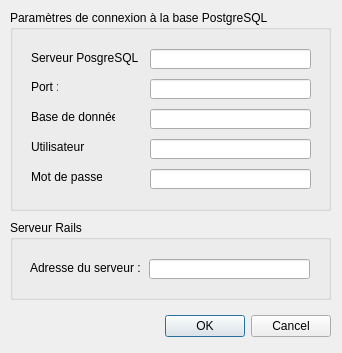
<?xml version="1.0" encoding="UTF-8"?>
<ui version="4.0">
 <class>Options</class>
 <widget class="QDialog" name="Options">
  <property name="geometry">
   <rect>
    <x>0</x>
    <y>0</y>
    <width>342</width>
    <height>353</height>
   </rect>
  </property>
  <property name="windowTitle">
   <string>Options</string>
  </property>
  <widget class="QDialogButtonBox" name="buttonBox">
   <property name="geometry">
    <rect>
     <x>150</x>
     <y>310</y>
     <width>181</width>
     <height>32</height>
    </rect>
   </property>
   <property name="orientation">
    <enum>Qt::Horizontal</enum>
   </property>
   <property name="standardButtons">
    <set>QDialogButtonBox::Cancel|QDialogButtonBox::Ok</set>
   </property>
  </widget>
  <widget class="QGroupBox" name="groupBox">
   <property name="geometry">
    <rect>
     <x>10</x>
     <y>10</y>
     <width>321</width>
     <height>201</height>
    </rect>
   </property>
   <property name="title">
    <string>Paramètres de connexion à la base PostgreSQL</string>
   </property>
   <widget class="QLabel" name="label">
    <property name="geometry">
     <rect>
      <x>21</x>
      <y>40</y>
      <width>111</width>
      <height>16</height>
     </rect>
    </property>
    <property name="text">
     <string>Serveur PosgreSQL :</string>
    </property>
   </widget>
   <widget class="QLabel" name="label_2">
    <property name="geometry">
     <rect>
      <x>21</x>
      <y>69</y>
      <width>27</width>
      <height>16</height>
     </rect>
    </property>
    <property name="text">
     <string>Port :</string>
    </property>
   </widget>
   <widget class="QLabel" name="label_3">
    <property name="geometry">
     <rect>
      <x>21</x>
      <y>99</y>
      <width>84</width>
      <height>16</height>
     </rect>
    </property>
    <property name="text">
     <string>Base de donnée :</string>
    </property>
   </widget>
   <widget class="QLabel" name="label_4">
    <property name="geometry">
     <rect>
      <x>21</x>
      <y>129</y>
      <width>55</width>
      <height>16</height>
     </rect>
    </property>
    <property name="text">
     <string>Utilisateur :</string>
    </property>
   </widget>
   <widget class="QLabel" name="label_5">
    <property name="geometry">
     <rect>
      <x>21</x>
      <y>159</y>
      <width>71</width>
      <height>16</height>
     </rect>
    </property>
    <property name="text">
     <string>Mot de passe :</string>
    </property>
   </widget>
   <widget class="QLineEdit" name="hostLineEdit">
    <property name="geometry">
     <rect>
      <x>140</x>
      <y>39</y>
      <width>161</width>
      <height>20</height>
     </rect>
    </property>
    <property name="text">
     <string/>
    </property>
   </widget>
   <widget class="QLineEdit" name="portLineEdit">
    <property name="geometry">
     <rect>
      <x>140</x>
      <y>69</y>
      <width>161</width>
      <height>20</height>
     </rect>
    </property>
    <property name="inputMask">
     <string>9999; </string>
    </property>
   </widget>
   <widget class="QLineEdit" name="dbnameLineEdit">
    <property name="geometry">
     <rect>
      <x>140</x>
      <y>99</y>
      <width>161</width>
      <height>20</height>
     </rect>
    </property>
   </widget>
   <widget class="QLineEdit" name="usernameLineEdit">
    <property name="geometry">
     <rect>
      <x>140</x>
      <y>129</y>
      <width>161</width>
      <height>20</height>
     </rect>
    </property>
   </widget>
   <widget class="QLineEdit" name="passwordLineEdit">
    <property name="geometry">
     <rect>
      <x>140</x>
      <y>159</y>
      <width>161</width>
      <height>20</height>
     </rect>
    </property>
   </widget>
  </widget>
  <widget class="QGroupBox" name="groupBox_2">
   <property name="geometry">
    <rect>
     <x>10</x>
     <y>220</y>
     <width>321</width>
     <height>80</height>
    </rect>
   </property>
   <property name="title">
    <string>Serveur Rails</string>
   </property>
   <widget class="QLineEdit" name="railsLineEdit">
    <property name="geometry">
     <rect>
      <x>139</x>
      <y>39</y>
      <width>161</width>
      <height>20</height>
     </rect>
    </property>
    <property name="toolTip">
     <string>LOCAL    : localhost:3000
DISTANT : ara:3000 ou potimart.dryadebox.net</string>
    </property>
    <property name="text">
     <string/>
    </property>
   </widget>
   <widget class="QLabel" name="label_11">
    <property name="geometry">
     <rect>
      <x>20</x>
      <y>40</y>
      <width>111</width>
      <height>16</height>
     </rect>
    </property>
    <property name="text">
     <string>Adresse du serveur :</string>
    </property>
   </widget>
  </widget>
 </widget>
 <resources/>
 <connections>
  <connection>
   <sender>buttonBox</sender>
   <signal>accepted()</signal>
   <receiver>Options</receiver>
   <slot>accept()</slot>
   <hints>
    <hint type="sourcelabel">
     <x>330</x>
     <y>234</y>
    </hint>
    <hint type="destinationlabel">
     <x>157</x>
     <y>259</y>
    </hint>
   </hints>
  </connection>
  <connection>
   <sender>buttonBox</sender>
   <signal>rejected()</signal>
   <receiver>Options</receiver>
   <slot>reject()</slot>
   <hints>
    <hint type="sourcelabel">
     <x>330</x>
     <y>240</y>
    </hint>
    <hint type="destinationlabel">
     <x>286</x>
     <y>259</y>
    </hint>
   </hints>
  </connection>
 </connections>
</ui>
